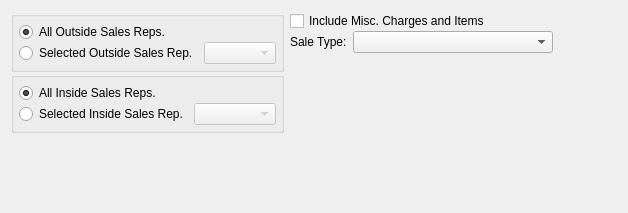
<?xml version="1.0" encoding="UTF-8"?>
<ui version="4.0">
 <comment>This file is part of the xTuple ERP: PostBooks Edition, a free and
open source Enterprise Resource Planning software suite,
Copyright (c) 1999-2012 by OpenMFG LLC, d/b/a xTuple.
It is licensed to you under the Common Public Attribution License
version 1.0, the full text of which (including xTuple-specific Exhibits)
is available at www.xtuple.com/CPAL.  By using this software, you agree
to be bound by its terms.</comment>
 <class>dspGrossMarginCommissions</class>
 <widget class="QWidget" name="dspGrossMarginCommissions">
  <property name="geometry">
   <rect>
    <x>0</x>
    <y>0</y>
    <width>628</width>
    <height>213</height>
   </rect>
  </property>
  <property name="windowTitle">
   <string>Gross Margin Commissions</string>
  </property>
  <layout class="QHBoxLayout" name="horizontalLayout">
   <item>
    <layout class="QVBoxLayout">
     <property name="spacing">
      <number>0</number>
     </property>
     <item>
      <widget class="QGroupBox" name="_outsideRepGroup">
       <property name="title">
        <string/>
       </property>
       <layout class="QVBoxLayout">
        <property name="spacing">
         <number>0</number>
        </property>
        <property name="margin">
         <number>5</number>
        </property>
        <item>
         <widget class="QRadioButton" name="_allOutsideReps">
          <property name="text">
           <string>All Outside Sales Reps.</string>
          </property>
          <property name="checked">
           <bool>true</bool>
          </property>
         </widget>
        </item>
        <item>
         <layout class="QHBoxLayout">
          <item>
           <widget class="QRadioButton" name="_selectedOutsideRep">
            <property name="text">
             <string>Selected Outside Sales Rep.</string>
            </property>
           </widget>
          </item>
          <item>
           <widget class="XComboBox" name="_outsideSalesrep">
            <property name="enabled">
             <bool>false</bool>
            </property>
            <property name="sizePolicy">
             <sizepolicy hsizetype="Expanding" vsizetype="Fixed">
              <horstretch>0</horstretch>
              <verstretch>0</verstretch>
             </sizepolicy>
            </property>
            <property name="type">
             <enum>XComboBox::SalesRepsActive</enum>
            </property>
           </widget>
          </item>
         </layout>
        </item>
       </layout>
      </widget>
     </item>
     <item>
      <widget class="QGroupBox" name="_insideRepGroup">
       <property name="title">
        <string/>
       </property>
       <layout class="QVBoxLayout">
        <property name="spacing">
         <number>0</number>
        </property>
        <property name="margin">
         <number>5</number>
        </property>
        <item>
         <widget class="QRadioButton" name="_allInsideReps">
          <property name="text">
           <string>All Inside Sales Reps.</string>
          </property>
          <property name="checked">
           <bool>true</bool>
          </property>
         </widget>
        </item>
        <item>
         <layout class="QHBoxLayout">
          <item>
           <widget class="QRadioButton" name="_selectedInsideRep">
            <property name="text">
             <string>Selected Inside Sales Rep.</string>
            </property>
           </widget>
          </item>
          <item>
           <widget class="XComboBox" name="_insideSalesrep">
            <property name="enabled">
             <bool>false</bool>
            </property>
            <property name="sizePolicy">
             <sizepolicy hsizetype="Expanding" vsizetype="Fixed">
              <horstretch>0</horstretch>
              <verstretch>0</verstretch>
             </sizepolicy>
            </property>
            <property name="type">
             <enum>XComboBox::SalesRepsActive</enum>
            </property>
           </widget>
          </item>
         </layout>
        </item>
       </layout>
      </widget>
     </item>
     <item>
      <spacer name="Spacer68">
       <property name="orientation">
        <enum>Qt::Vertical</enum>
       </property>
       <property name="sizeType">
        <enum>QSizePolicy::Expanding</enum>
       </property>
       <property name="sizeHint" stdset="0">
        <size>
         <width>20</width>
         <height>0</height>
        </size>
       </property>
      </spacer>
     </item>
    </layout>
   </item>
   <item>
    <layout class="QVBoxLayout">
     <property name="spacing">
      <number>0</number>
     </property>
     <item>
      <widget class="DateCluster" name="_dates"/>
     </item>
     <item>
      <widget class="XCheckBox" name="_includeMisc">
       <property name="text">
        <string>Include Misc. Charges and Items</string>
       </property>
      </widget>
     </item>
     <item>
      <layout class="QHBoxLayout" name="horizontalLayout_2">
       <item>
        <widget class="XLabel" name="_saleTypeLit">
         <property name="text">
          <string>Sale Type:</string>
         </property>
        </widget>
       </item>
       <item>
        <widget class="XComboBox" name="_saleType">
         <property name="minimumSize">
          <size>
           <width>200</width>
           <height>0</height>
          </size>
         </property>
         <property name="allowNull">
          <bool>true</bool>
         </property>
         <property name="nullStr">
          <string>-- Please Select --</string>
         </property>
         <property name="type">
          <enum>XComboBox::SaleTypes</enum>
         </property>
        </widget>
       </item>
      </layout>
     </item>
     <item>
      <spacer name="verticalSpacer">
       <property name="orientation">
        <enum>Qt::Vertical</enum>
       </property>
       <property name="sizeHint" stdset="0">
        <size>
         <width>20</width>
         <height>40</height>
        </size>
       </property>
      </spacer>
     </item>
    </layout>
   </item>
   <item>
    <spacer name="horizontalSpacer">
     <property name="orientation">
      <enum>Qt::Horizontal</enum>
     </property>
     <property name="sizeHint" stdset="0">
      <size>
       <width>1</width>
       <height>20</height>
      </size>
     </property>
    </spacer>
   </item>
  </layout>
 </widget>
 <layoutdefault spacing="6" margin="11"/>
 <customwidgets>
  <customwidget>
   <class>DateCluster</class>
   <extends>QWidget</extends>
   <header>datecluster.h</header>
  </customwidget>
  <customwidget>
   <class>XCheckBox</class>
   <extends>QCheckBox</extends>
   <header>xcheckbox.h</header>
  </customwidget>
  <customwidget>
   <class>XComboBox</class>
   <extends>QComboBox</extends>
   <header>xcombobox.h</header>
  </customwidget>
  <customwidget>
   <class>XLabel</class>
   <extends>QLabel</extends>
   <header>xlabel.h</header>
  </customwidget>
 </customwidgets>
 <tabstops>
  <tabstop>_allOutsideReps</tabstop>
  <tabstop>_selectedOutsideRep</tabstop>
  <tabstop>_outsideSalesrep</tabstop>
  <tabstop>_allInsideReps</tabstop>
  <tabstop>_selectedInsideRep</tabstop>
  <tabstop>_insideSalesrep</tabstop>
  <tabstop>_includeMisc</tabstop>
 </tabstops>
 <resources/>
 <connections>
  <connection>
   <sender>_selectedOutsideRep</sender>
   <signal>toggled(bool)</signal>
   <receiver>_outsideSalesrep</receiver>
   <slot>setEnabled(bool)</slot>
   <hints>
    <hint type="sourcelabel">
     <x>20</x>
     <y>20</y>
    </hint>
    <hint type="destinationlabel">
     <x>20</x>
     <y>20</y>
    </hint>
   </hints>
  </connection>
  <connection>
   <sender>_selectedInsideRep</sender>
   <signal>toggled(bool)</signal>
   <receiver>_insideSalesrep</receiver>
   <slot>setEnabled(bool)</slot>
   <hints>
    <hint type="sourcelabel">
     <x>20</x>
     <y>20</y>
    </hint>
    <hint type="destinationlabel">
     <x>20</x>
     <y>20</y>
    </hint>
   </hints>
  </connection>
 </connections>
</ui>
